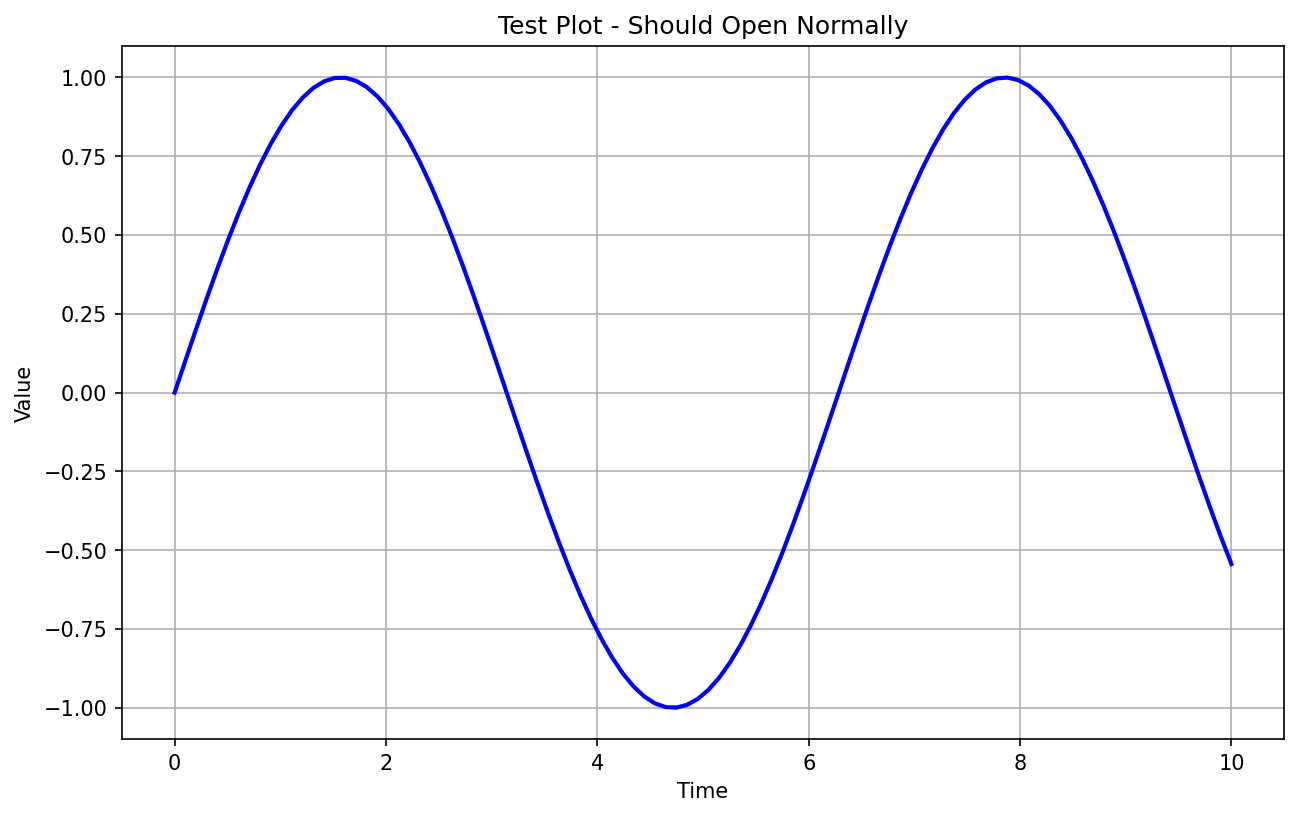

Source code (Python):
#!/usr/bin/env python3
"""
Simple test to verify matplotlib can create viewable images
"""

import matplotlib.pyplot as plt
import numpy as np

# Create a simple test plot
plt.figure(figsize=(10, 6))
x = np.linspace(0, 10, 100)
y = np.sin(x)

plt.plot(x, y, 'b-', linewidth=2)
plt.title('Test Plot - Should Open Normally')
plt.xlabel('Time')
plt.ylabel('Value')
plt.grid(True)

# Save with different settings
plt.savefig('test_plot.png', dpi=150, bbox_inches='tight', facecolor='white')
print("✅ Test plot saved as test_plot.png")

# Try to open it
import subprocess
subprocess.run(['open', 'test_plot.png'])